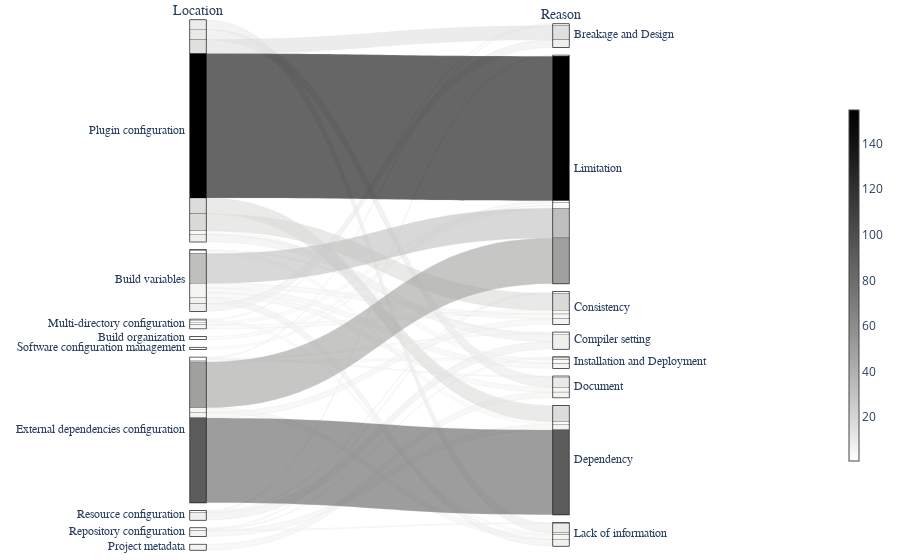

Notebook code for this chart:
### Code cell
# Draw location-reason diagram 
import plotly.graph_objects as go

color = df.location_reason;


fig = go.Figure(data = [go.Parcats(
        dimensions=[
        {'label': 'Location',
         'values': df['Location']},
        {'label': 'Reason',
         'values': df['Reason']}],
        line={'shape': 'hspline',
              'color' : color ,'colorscale' : 'gray', 'reversescale' : True, 'showscale': True, 
              'colorbar': {'thickness': 10, 'x': 1.5, 'len': 0.7}},
        hoveron='color', hoverinfo='count+probability',
        labelfont={'size': 14, 'family': 'Times'},
        tickfont={'size': 12, 'family': 'Times'},
        arrangement='freeform')])

fig.update_layout(
    margin=dict(
        l=150,
        r=150,
        b=10,
        t=20,
        pad=0
    )
)
fig.show()

### Figure 1 — Plotly figure (JSON) as saved in the notebook; plotly's stock layout.template omitted (floating-point values rounded to 4 significant figures; data arrays with more than 128 entries replaced by an {"elided": "..."} marker saying what was removed)
{"data": [{"arrangement": "freeform", "dimensions": [{"label": "Location", "values": {"elided": "500 str values"}}, {"label": "Reason", "values": {"elided": "500 str values"}}], "hoverinfo": "count+probability", "hoveron": "color", "labelfont": {"family": "Times", "size": 14}, "line": {"color": {"elided": "500 int values"}, "colorbar": {"len": 0.7, "thickness": 10, "x": 1.5}, "colorscale": [[0, "rgb(0, 0, 0)"], [0.09091, "rgb(16, 16, 16)"], [0.1818, "rgb(38, 38, 38)"], [0.2727, "rgb(59, 59, 59)"], [0.3636, "rgb(81, 80, 80)"], [0.4545, "rgb(102, 101, 101)"], [0.5455, "rgb(124, 123, 122)"], [0.6364, "rgb(146, 146, 145)"], [0.7273, "rgb(171, 171, 170)"], [0.8182, "rgb(197, 197, 195)"], [0.9091, "rgb(224, 224, 223)"], [1, "rgb(254, 254, 253)"]], "reversescale": true, "shape": "hspline", "showscale": true}, "tickfont": {"family": "Times", "size": 12}, "type": "parcats"}], "layout": {"margin": {"b": 10, "l": 150, "pad": 0, "r": 150, "t": 20}}}
